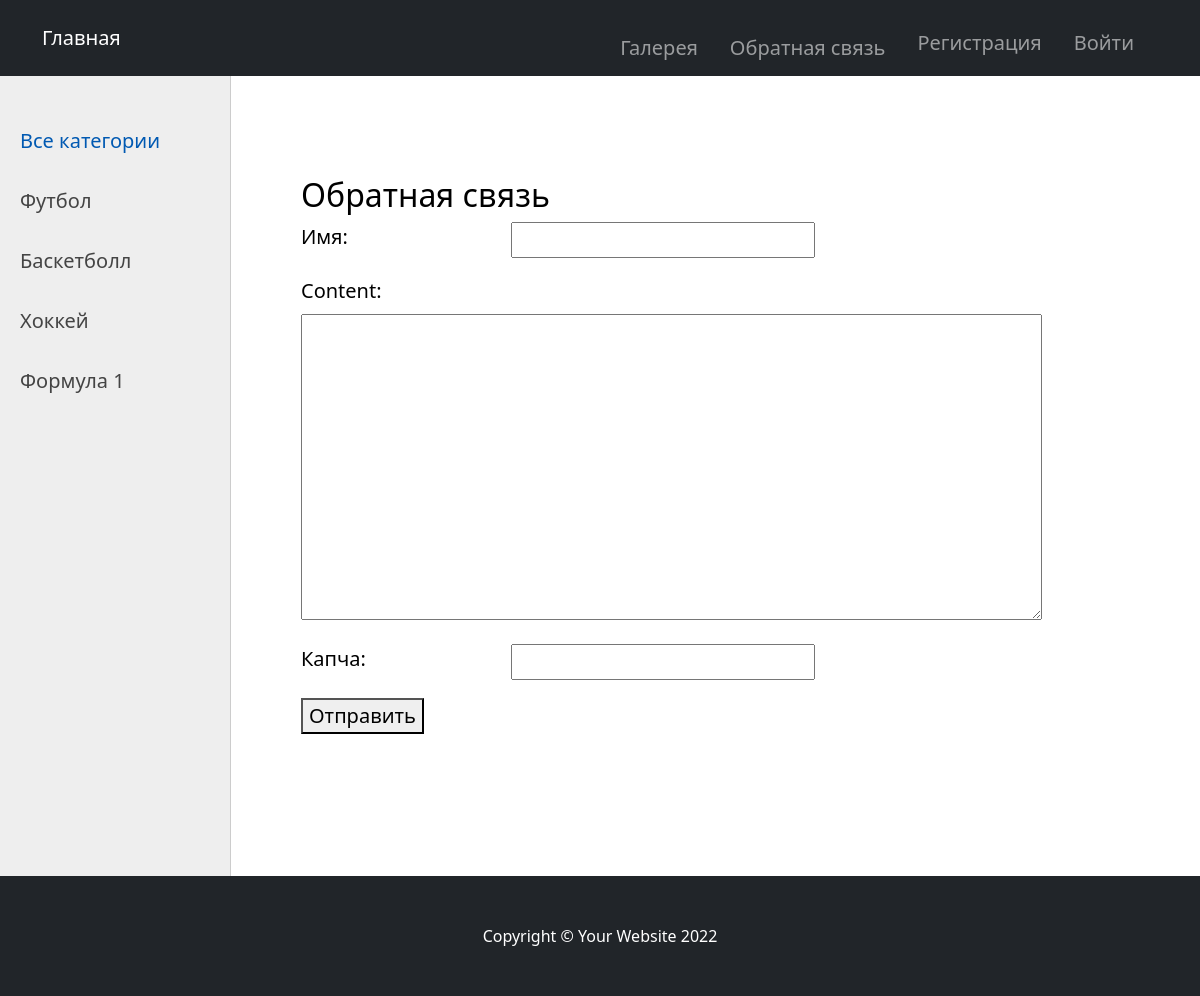
Page /contact/ on the committed database.
### women/models.py (models this page shows, shortened)
class Category(models.Model):
    name = models.CharField(max_length=100, db_index=True, verbose_name="Категория")
    slug = models.SlugField(
        max_length=255, unique=True, db_index=True, verbose_name="URL"
    )
    def get_absolute_url(self):
        return reverse("category", kwargs={"cat_slug": self.slug})
    class Meta:
        verbose_name = "Категория"
        verbose_name_plural = "Категории"

### women/views.py (the view, shortened to what this page needs)
# urls.py: path("contact/", ContactFormView.as_view(), name="contact"),
class ContactFormView(DataMixin, FormView):
    form_class = ContactForm
    template_name = "women/contact.html"
    success_url = reverse_lazy("home")
    def get_context_data(self, *, object_list=None, **kwargs):
        context = super().get_context_data(**kwargs)
        c_def = self.get_user_context(title="Обратная связь")
        return dict(list(context.items()) + list(c_def.items()))

### women/forms.py
class ContactForm(forms.Form):
    name = forms.CharField(label="Имя", max_length=255)
    content = forms.CharField(widget=forms.Textarea(attrs={"cols": 60, "rows": 10}))
    капча = CaptchaField()

### women/templatetags/women_tags.py (called while the page is built)
@register.simple_tag(name="getcats")
def get_categories(filter=None):
    if not filter:
        return Category.objects.all()
    else:
        return Category.objects.filter(pk=filter)

@register.inclusion_tag("women/list_categories.html")
def show_categories(sort=None, cat_selected=0):
    if not sort:
        cats = Category.objects.all()
    else:
        cats = Category.objects.order_by(sort)
    return {"cats": cats, "cat_selected": cat_selected}

### women/utils.py (called while the page is built)
    def get_user_context(self, **kwargs):
        context = kwargs
        cats = Category.objects.annotate(Count("women"))
        user_menu = menu.copy()
        if not self.request.user.is_authenticated:
            user_menu.pop(1)
        context["menu"] = user_menu
        context["cats"] = cats
        if "cat_selected" not in context:
            context["cat_selected"] = 0
        return context

### women/templates/women/contact.html (shortened to what this page needs)
{% extends 'women/base.html' %}
{% block content %}
<h1>{{title}}</h1>
<form method="post">
    {% for f in form %}
    <p><label class="form-label" for="{{ f.id_for_label }}">{{f.label}}: </label>{{ f }}</p>
    {% endfor %}
    <button type="submit">Отправить</button>
</form>
<p>{% endblock %}

### women/templates/women/base.html (shortened to what this page needs)
{% load static %}
{% load women_tags %}
<!DOCTYPE html>
<html>
<head>
    <link type="text/css" href="{% static 'women/css/style.css' %}" rel="stylesheet" />
    <link href="https://cdn.jsdelivr.net/npm/bootstrap@5.1.3/dist/css/bootstrap.min.css" rel="stylesheet"
>
</head>
{% block mainmenu %}
<nav class="navbar navbar-expand-lg navbar-dark bg-dark">
    <div class="container">
        <a class="navbar-brand" href="{% url 'home' %}">Главная</a>
        <ul class="navbar-nav ms-auto mb-2 mb-lg-0">
            {% for m in menu %}
            <li class="nav-item " style="padding-top:20px ;"><a class="nav-link navbar-brand "
                    href="{% url m.url_name %}">{{m.title}} </a>
            </li>
            {% endfor %}
            {% if request.user.is_authenticated %}
            <li style="color: red " class=" nav-item navbar-brand"> Привет {{user.username}}!
                <a class="navbar-brand nav-link" href="{% url 'logout' %}">Выйти</a>
            </li>
            {% else %}
            <li class="nav-item"><a class="nav-link navbar-brand" style="padding-top:20px ;"
                    href="{% url 'register' %}">Регистрация</a>
            <li class="nav-item"></li><a class="nav-link navbar-brand" style="padding-top:20px ;"
                href="{% url 'login' %}">Войти</a></li>
            {% endif %}
        </ul>
    </div>
</nav>
{% endblock mainmenu %}
<body>
    <table class="table-content" border=0 cellpadding="0" cellspacing="0">
        <tr>
            <td valign="top" class="left-chapters">
                <ul id="leftchapters">
                    {% if cat_selected == 0 %}
                    <li class="selected">Все категории</li>
                    {% else %}
                    <li><a class="navbar-brand" href="{% url 'home' %}">Все категории</a></li>
                    {% endif %}
                    {% show_categories cat_selected=cat_selected %}
                </ul>
            </td>
            <td valign="top" class="content">
                <div class="content-text">
                    {% block content %}
                    {% endblock %}
                </div>
            </td>
        </tr>
    </table>
    <footer class="py-5 bg-dark">
        <div class="container">
            <p class="m-0 text-center text-white">Copyright &copy; Your Website 2022</p>
        </div>
    </footer>
</body>
</html>

### women/templates/women/list_categories.html
{% for c in cats %}
{% if c.pk == cat_selected %}
<li class="selected">{{c.name}}</li>
{% else %}
<li><a href="{{ c.get_absolute_url }}">{{c.name}}</a></li>
{% endif %}
{% endfor %}

### women/static/women/css/style.css (style rules this page uses)
html, body { height: 100%; width: 100%; color: rgb(0, 0, 0); }
a { color: #001b36; text-decoration: none; }
.table-content { width: 100%; min-height: 100%; height: 100%; }
.left-chapters { margin: 0; background: #eee; border-right: 1px solid #ccc; min-height: 100%; }
.left-chapters ul { width: 230px; min-height: 100%; margin: 0; padding: 20px 10px 10px 20px; list-style: none; font-size: 20px; }
.left-chapters ul li { margin: 30px 0 0 0; color: rgb(141, 123, 123); }
.left-chapters ul li.selected { color: #0059b2; }
.left-chapters ul li a { color: #444; text-decoration: none; }
.content { padding: 40px 20px 20px 40px; width: 100%; box-sizing: border-box; }
.content-text { margin: 60px 0 0 30px; color: #000; font-size: 20px; }
.content-text h1 { font-size: 32px; }
.form-label { display: inline-block; min-width: 210px; vertical-align: top; }

### rows in the picture
Category: name "Футбол"
Category: name "Баскетболл"
Category: name "Хоккей"
Category: name "Формула 1"

### other values in the picture
{{ m.title }} "Галерея" "Обратная связь"
{{ title }} "Обратная связь"
{{ f.label }} "Имя" "Content" "Капча"
